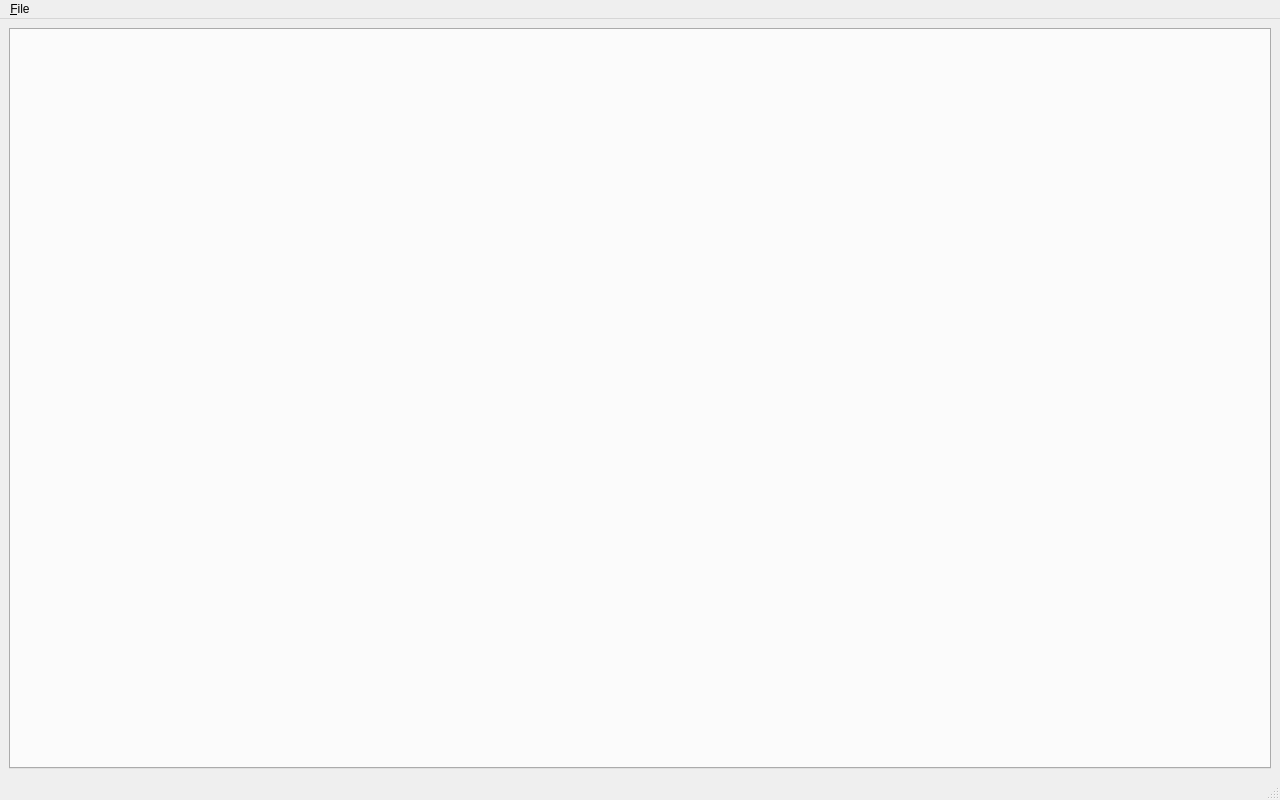
<?xml version="1.0" encoding="UTF-8"?>
<ui version="4.0">
 <class>MainWindow</class>
 <widget class="QMainWindow" name="MainWindow">
  <property name="geometry">
   <rect>
    <x>0</x>
    <y>0</y>
    <width>1280</width>
    <height>800</height>
   </rect>
  </property>
  <property name="windowTitle">
   <string>Remote Table</string>
  </property>
  <widget class="QWidget" name="centralwidget">
   <layout class="QVBoxLayout" name="verticalLayout">
    <item>
     <widget class="QTabWidget" name="tabWidget">
      <property name="currentIndex">
       <number>-1</number>
      </property>
     </widget>
    </item>
   </layout>
  </widget>
  <widget class="QMenuBar" name="menubar">
   <property name="geometry">
    <rect>
     <x>0</x>
     <y>0</y>
     <width>1280</width>
     <height>22</height>
    </rect>
   </property>
   <widget class="QMenu" name="menu_File">
    <property name="title">
     <string>&amp;File</string>
    </property>
   </widget>
   <addaction name="menu_File"/>
  </widget>
  <widget class="QStatusBar" name="statusbar"/>
 </widget>
 <resources/>
 <connections/>
</ui>
